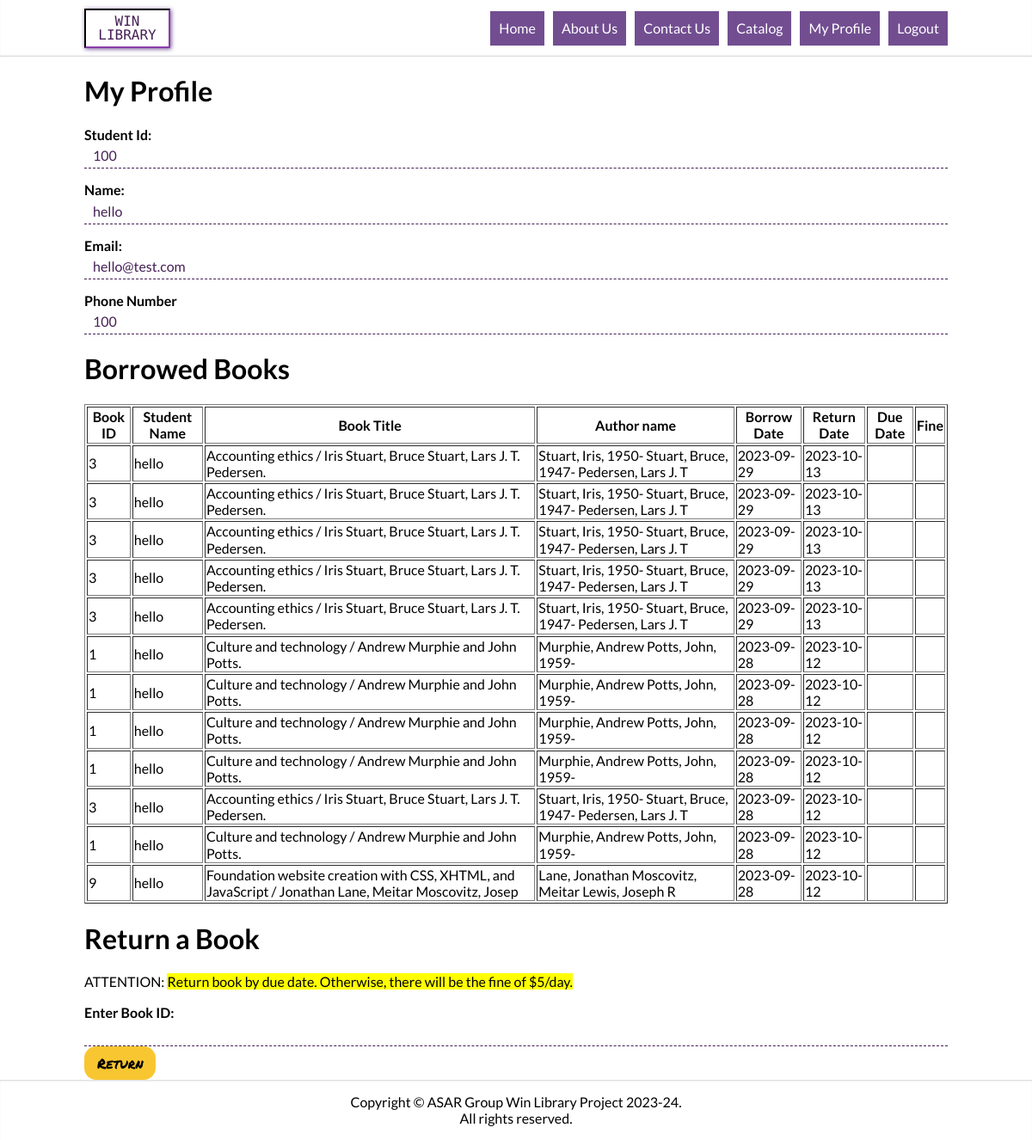
/profile.inc.php (signed in), run on an earlier commit of the app's database.
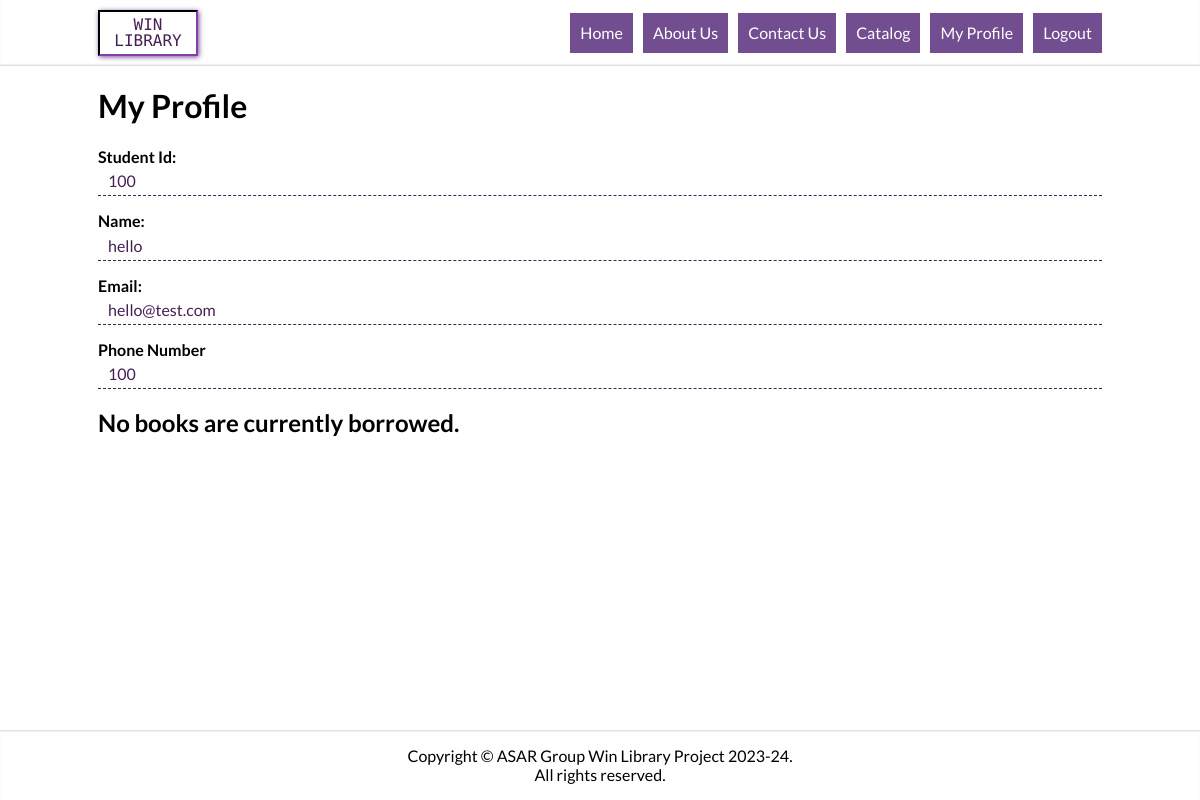
And on a later commit of the database.
### tables this page shows
CREATE TABLE IF NOT EXISTS `tblmembership` (
  `studentID` int NOT NULL,
  `studentName` varchar(60) NOT NULL,
  `email` varchar(80) NOT NULL,
  `password` varchar(128) NOT NULL,
  `phoneNumber` bigint NOT NULL,
  `photo` varchar(100) DEFAULT NULL,
  PRIMARY KEY (`studentID`),
  UNIQUE KEY `studentID` (`studentID`)
);

CREATE TABLE IF NOT EXISTS `tblborrowbooks` (
  `borrowID` int NOT NULL AUTO_INCREMENT,
  `studentID` int NOT NULL,
  `bookID` int NOT NULL,
  `borrowDate` date NOT NULL,
  `returnDate` date DEFAULT NULL,
  `dueDate` date DEFAULT NULL,
  `Fine` decimal(5,2) DEFAULT NULL,
  PRIMARY KEY (`borrowID`),
  KEY `studentID` (`studentID`),
  KEY `bookID` (`bookID`)
);

CREATE TABLE IF NOT EXISTS `library` (
  `bookID` int NOT NULL AUTO_INCREMENT,
  `Title` varchar(100) NOT NULL,
  `Author name` varchar(100) NOT NULL,
  `Publication` varchar(100) NOT NULL,
  `Edition` varchar(100) NOT NULL,
  `ISBN` varchar(13) NOT NULL,
  `stock` int DEFAULT NULL,
  `availability` varchar(3) DEFAULT NULL,
  PRIMARY KEY (`bookID`)
);

### include/fn/validation.php (called while the page is built, shortened)
<?php
    function showProfile($conn, $sid) {
        $tblName = "tblMembership";
        $sql = "SELECT * from $tblName where studentID = ?;";
        $stmt = mysqli_stmt_init($conn);
        if(!mysqli_stmt_prepare($stmt, $sql)) {
            header("location: member-login.php");
            exit();
        }
        mysqli_stmt_bind_param($stmt, "i", $sid);
        mysqli_stmt_execute($stmt);
        $resultData = mysqli_stmt_get_result($stmt);
        return $resultData;
    }
         function displayBorrowedBook($conn, $studentID) {
            $selectQuery = "SELECT l.*, b.*,m.*
                FROM tblborrowbooks AS b
                JOIN library AS l ON b.bookID = l.bookID
                JOIN tblmembership AS m ON b.studentID = m.studentID where b.studentID = ".$studentID;
                $result = mysqli_query($conn, $selectQuery);
                return $result;
         }

### profile.inc.php (the view, shortened to what this page needs)
<!DOCTYPE html>
<html>
<head>
	<?php require_once 'include/head-block.php' ?>
</head>
<body>
	<div class="main-content">
		<div class="inner-main">
			<?php require_once 'include/header.php' ?>
			<div class="holder">
				<div class="text-wrap">
					<h1><span class="project-title">My Profile</span></h1>
				</div>
				<?php
					require "include/db/config.php";
					require "include/fn/validation.php";
					if (isset($_SESSION["id"])) {
						$sid = $_SESSION["id"];
						echo "<form class='update-form' action='update-membership.php'>";
							$resultData = showProfile($conn, $sid);
							while ($row = mysqli_fetch_assoc($resultData)) {
								echo '
								<div class="input-row">
									<div class="label-wrap">
										<label for="id">Student Id:</label>
									</div>
									<input type="number" id="id" name="id" readonly value="'.$row["studentID"].'">
								</div>
								<div class="input-row">
									<div class="label-wrap">
										<label for="name">Name:</label>
									</div>
									<input type="text" id="name" name="name" readonly value="'.$row["studentName"].'">
								</div>
								<div class="input-row">
									<div class="label-wrap">
										<label for="email">Email:</label>
									</div>
									<input type="email" id="email" name="email" readonly value="'.$row["email"].'">
								</div>
								<div class="input-row">
									<div class="label-wrap">
										<label for="phone">Phone Number</label>
									</div>
									<input type="number" id="phone" name="phone" readonly value="'.$row["phoneNumber"].'">
								</div>
								';
							}
						echo "</form>";
					}
						$studentID = $_SESSION["id"];
						$resultData = displayBorrowedBook($conn, $studentID);
						if (mysqli_num_rows($resultData) > 0) {
							echo "<h1>Borrowed Books</h1>";
							echo "<table border='1'>";
							echo "<tr><th>Book ID</th><th>Student Name</th><th>Book Title</th><th>Author name</th><th>Borrow Date</th><th>Return Date</th><th>Due Date</th><th>Fine</th></tr>";
							while ($row = mysqli_fetch_assoc($resultData)) {
								echo "<tr>";
								echo "<td>" . $row['bookID'] . "</td>";
								echo "<td>" . $row['studentName'] . "</td>";
								echo "<td>" . $row['Title'] . "</td>";
								echo "<td>" . $row['Author name'] . "</td>";
								echo "<td>" . $row['borrowDate'] . "</td>";
								echo "<td>" . $row['returnDate'] . "</td>";
								echo "<td>" . $row['dueDate'] . "</td>";
								echo "<td>" . $row['Fine'] . "</td>";
								echo "</tr>";
							}
							echo "</table>";
							echo "
								<h1>Return a Book</h1>
								<p>ATTENTION: <mark>Return book by due date. Otherwise, there will be the fine of $5/day.</mark></p>
								<form action='include/db/return.inc.php' method='POST'>
									<label for='bookID'>Enter Book ID:</label>
									<input type='text' name='bookID' required>
									<input type='hidden' name='dueDate' value='".date('Y-m-d', strtotime('-2 weeks'))."'>
									<input type='submit' name='btnReturn' value='Return'>
								</form>
							";
						} else {
							echo "<h2>No books are currently borrowed.</h2>";
						}
                ?>
		  	</div>
		</div>
	  <?php require_once 'include/footer.php' ?>
	</div>
</body>
</html>

### include/head-block.php (shortened to what this page needs)
<link rel="stylesheet" href="//cdn.jsdelivr.net/npm/slick-carousel@1.8.1/slick/slick.css">
<link rel="stylesheet" href="css/all.css">

### include/header.php (shortened to what this page needs)
<header id="header">
    <div class="holder d-flex">
        <div class="logo">
            <a href="index.php">WIN <br>Library</a>
        </div>
        <nav class="main-nav" id="main-nav">
            <ul class="primary-nav hidden" id="primary-nav">
                <li <?php echo isActive("index.php"); ?>><a href="index.php">Home</a></li>
                <li <?php echo isActive("aboutUs.php"); ?>><a href="aboutUs.php">About Us</a></li>
                <li <?php echo isActive("contactUs.php"); ?>><a href="contactUs.php">Contact Us</a></li>
                <?php
                    if (isset($_SESSION["id"])) {
                        echo '
                        <li isActive("catalog.php");>
                            <a href="catalog.php">Catalog</a>
                            <ul class="secondary-nav">
                                <li isActive("newArrivals.php");><a href="under-construction.php">New arrivals</a></li>
                                <li isActive("digitalResources.php");><a href="under-construction.php">Digital resources</a></li>
                            </ul>
                        </li>
                        <li isActive("profile.php");><a href="profile.inc.php">My Profile</a></li>
                        <li><a href="include/db/logout.inc.php">Logout</a></li>
                        ';
                    }
                    else {
                        echo '<li isActive("membership.php");><a href="membership.php">membership</a></li>';
                        echo '<li isActive("member-login.php");><a href="member-login.php">Log in</a></li>';
                    }
                ?>
            </ul>
        </nav>
  </div>
</header>
<?php
function isActive($pageName) {
    $currentURL = $_SERVER['PHP_SELF'];
    return '';
}
?>

### include/footer.php
<footer id="footer">
    <div class="holder align-center">
        <p>Copyright &copy; ASAR Group Win Library Project 2023-24. <br>All rights reserved.</p>
    </div>
</footer>

### css/all.css (style rules this page uses)
* { -webkit-box-sizing: border-box; box-sizing: border-box; }
html, body { height: 100%; }
body { margin: 0; min-width: 320px; min-height: 100vh; background: #fff; color: #000; font: 400 16px/1.2 "Lato", Arial, Helvetica, sans-serif; }
a { text-decoration: none; -webkit-transition: all 400ms ease-in-out; transition: all 400ms ease-in-out; color: #451f55; }
input[type=text], input[type=email], input[type=password], input[type=number] { border: none; border-bottom: 1px dashed #451f55; padding: 10px; font: 400 16px/20px "Lato", Arial, Helvetica, sans-serif; height: 30px; background: none; width: 100%; color: #451f55; outline: none; -webkit-transition: border 400ms ease-in-out; transition: border 400ms ease-in-out; }
.holder { max-width: 1024px; margin: 0 auto; padding: 0 10px; }
.d-flex { display: -webkit-box; display: -ms-flexbox; display: flex; -webkit-box-pack: justify; -ms-flex-pack: justify; justify-content: space-between; }
.align-center { text-align: center; }
form .input-row { margin-bottom: 15px; }
form label { font-weight: 700; }
.main-content { -webkit-transition: opacity 0.5s, -webkit-transform 0.5s; transition: opacity 0.5s, -webkit-transform 0.5s; transition: opacity 0.5s, transform 0.5s; transition: opacity 0.5s, transform 0.5s, -webkit-transform 0.5s; overflow: hidden; width: 100%; height: 100%; display: table; margin: 0 auto; }
#header { position: sticky; top: 0; left: 0; right: 0; background: #fff; -webkit-box-shadow: inset 0px -2px 4px -4px #000; box-shadow: inset 0px -2px 4px -4px #000; padding: 10px 0; z-index: 100; }
.logo { font: 16px/1 "Monoton", cursive; text-transform: uppercase; border: 2px inset #451f55; width: 100px; height: 46px; padding: 5px; -webkit-box-shadow: 1px 1px 5px #724e91; box-shadow: 1px 1px 5px #724e91; text-align: center; }
.main-nav { display: -webkit-box; display: -ms-flexbox; display: flex; -webkit-box-pack: justify; -ms-flex-pack: justify; justify-content: space-between; -webkit-box-align: center; -ms-flex-align: center; align-items: center; }
@media screen and (min-width: 1024px) { .main-nav { -webkit-box-flex: 1; -ms-flex: 1; flex: 1; -webkit-box-pack: end; -ms-flex-pack: end; justify-content: flex-end; } }
.primary-nav { margin: 0; list-style: none; position: absolute; top: 50px; left: 10px; background: #724e91; right: 10px; padding: 10px; -webkit-box-shadow: 0px 4px 8px rgba(0, 0, 0, 0.1); box-shadow: 0px 4px 8px rgba(0, 0, 0, 0.1); -webkit-transform: translateX(9999px); transform: translateX(9999px); -webkit-transition: -webkit-transform 400ms ease-in-out; transition: -webkit-transform 400ms ease-in-out; transition: transform 400ms ease-in-out; transition: transform 400ms ease-in-out, -webkit-transform 400ms ease-in-out; }
@media screen and (min-width: 1024px) { .primary-nav { position: static; -webkit-transform: translateX(0); transform: translateX(0); display: -webkit-box; display: -ms-flexbox; display: flex; margin: 0 -5px; background: none; -webkit-box-shadow: none; box-shadow: none; padding: 0; } }
.primary-nav > li { border-bottom: 1px solid #fff; text-transform: capitalize; position: relative; }
@media screen and (min-width: 1024px) { .primary-nav > li { border: none; margin: 0 5px; } }
.primary-nav > li > a { color: #fff; display: block; padding: 10px; background: #724e91; }
#footer { width: 100%; display: table-footer-group; height: 1%; -webkit-box-shadow: inset 0px 2px 4px -4px #000; box-shadow: inset 0px 2px 4px -4px #000; }
input[type=button], button[type=button], input[type=submit], input[type=reset] { background: #f8c630; padding: 10px 15px; border-radius: 14px; font: 16px/1.2 "Permanent Marker", cursive; border: none; cursor: pointer; -webkit-transition: background 400ms ease-in-out; transition: background 400ms ease-in-out; }

What changed in the data, as far as the page shows it:
removed tblborrowbooks: bookID "3", studentID.studentName "hello", bookID.Title "Accounting ethics / Iris Stuart, Bruce Stuart, Lars J. T. Pedersen.", bookID "Stuart, Iris, 1950- Stuart, Bruce, 1947- Pedersen, Lars J. T", borrowDate "2023-09-29", returnDate "2023-10-13"
removed tblborrowbooks: bookID "3", studentID.studentName "hello", bookID.Title "Accounting ethics / Iris Stuart, Bruce Stuart, Lars J. T. Pedersen.", bookID "Stuart, Iris, 1950- Stuart, Bruce, 1947- Pedersen, Lars J. T", borrowDate "2023-09-29", returnDate "2023-10-13"
removed tblborrowbooks: bookID "3", studentID.studentName "hello", bookID.Title "Accounting ethics / Iris Stuart, Bruce Stuart, Lars J. T. Pedersen.", bookID "Stuart, Iris, 1950- Stuart, Bruce, 1947- Pedersen, Lars J. T", borrowDate "2023-09-29", returnDate "2023-10-13"
removed tblborrowbooks: bookID "3", studentID.studentName "hello", bookID.Title "Accounting ethics / Iris Stuart, Bruce Stuart, Lars J. T. Pedersen.", bookID "Stuart, Iris, 1950- Stuart, Bruce, 1947- Pedersen, Lars J. T", borrowDate "2023-09-29", returnDate "2023-10-13"
removed tblborrowbooks: bookID "3", studentID.studentName "hello", bookID.Title "Accounting ethics / Iris Stuart, Bruce Stuart, Lars J. T. Pedersen.", bookID "Stuart, Iris, 1950- Stuart, Bruce, 1947- Pedersen, Lars J. T", borrowDate "2023-09-29", returnDate "2023-10-13"
removed tblborrowbooks: bookID "1", studentID.studentName "hello", bookID.Title "Culture and technology / Andrew Murphie and John Potts.", bookID "Murphie, Andrew Potts, John, 1959-", borrowDate "2023-09-28", returnDate "2023-10-12"
removed tblborrowbooks: bookID "1", studentID.studentName "hello", bookID.Title "Culture and technology / Andrew Murphie and John Potts.", bookID "Murphie, Andrew Potts, John, 1959-", borrowDate "2023-09-28", returnDate "2023-10-12"
removed tblborrowbooks: bookID "1", studentID.studentName "hello", bookID.Title "Culture and technology / Andrew Murphie and John Potts.", bookID "Murphie, Andrew Potts, John, 1959-", borrowDate "2023-09-28", returnDate "2023-10-12"
removed tblborrowbooks: bookID "1", studentID.studentName "hello", bookID.Title "Culture and technology / Andrew Murphie and John Potts.", bookID "Murphie, Andrew Potts, John, 1959-", borrowDate "2023-09-28", returnDate "2023-10-12"
removed tblborrowbooks: bookID "3", studentID.studentName "hello", bookID.Title "Accounting ethics / Iris Stuart, Bruce Stuart, Lars J. T. Pedersen.", bookID "Stuart, Iris, 1950- Stuart, Bruce, 1947- Pedersen, Lars J. T", borrowDate "2023-09-28", returnDate "2023-10-12"
removed tblborrowbooks: bookID "1", studentID.studentName "hello", bookID.Title "Culture and technology / Andrew Murphie and John Potts.", bookID "Murphie, Andrew Potts, John, 1959-", borrowDate "2023-09-28", returnDate "2023-10-12"
removed tblborrowbooks: bookID "9", studentID.studentName "hello", bookID.Title "Foundation website creation with CSS, XHTML, and JavaScript / Jonathan Lane, Meitar Moscovitz, Josep", bookID "Lane, Jonathan Moscovitz, Meitar Lewis, Joseph R", borrowDate "2023-09-28", returnDate "2023-10-12"
Also different on the page:
form field btnReturn: "Return" → (not shown)
text no longer shown: "Borrowed Books Book ID Student Name Book Title Author name Borrow Date Return Date Due Date Fine Return a Book ATTENTION: Return book by due date. Otherwise, there will be the fine of $5/day. Enter Book ID:"
text now shown: "No books are currently borrowed."
